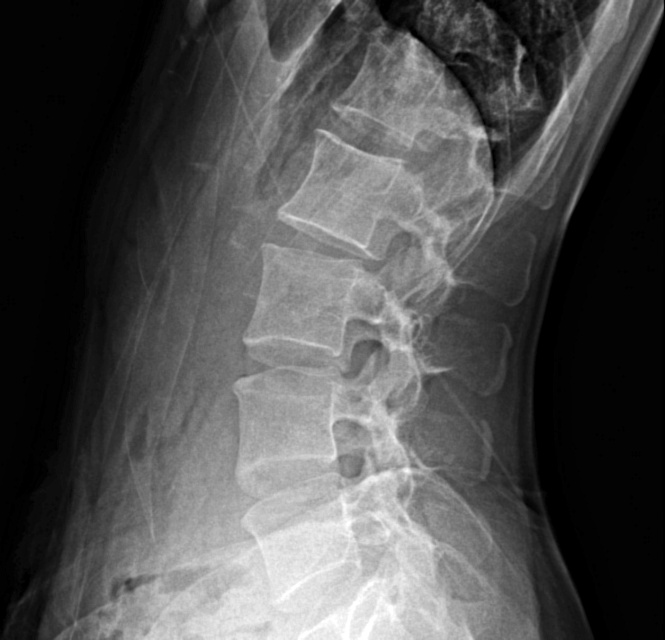
#> input picture images/0026-F-029Y1.jpg, 665 x 640 px
$ python -i dct_denoise.py   (imports and definitions only)   (older library calls are emulated)
#> lines starting #> are read from the running program, lines starting #| are printed output that depends on the picture
import streamlit as st
import numpy as np
import cv2

# [1 line not run here, left out]

# --- ВСПОМОГАТЕЛЬНЫЕ ФУНКЦИИ ---


# [38 lines left out: functions to_uint8_display, safe_load_opencv, apply_multipass_clahe, not called in this run]


def apply_progressive_hole_filling(img, max_k=5):
    """
    Прогрессивное заполнение (3, 4, 5, 6...).
    Применяется ДО CLAHE, чтобы восстановить структуру.
    """
    result = img.copy()

    # Идем с шагом 1 (3, 4, 5...)
    for k in range(3, max_k + 1):
        # 1. Создаем ядра
        ring_kernel = np.ones((k, k), np.uint8)
        inner_pad = 1
        ring_kernel[inner_pad:-inner_pad, inner_pad:-inner_pad] = 0

        inner_kernel = np.zeros((k, k), np.uint8)
        inner_kernel[inner_pad:-inner_pad, inner_pad:-inner_pad] = 1

        # 2. Вычисляем экстремумы
        min_ring = cv2.erode(result, ring_kernel)
        max_ring = cv2.dilate(result, ring_kernel)
        max_inner = cv2.dilate(result, inner_kernel)
        min_inner = cv2.erode(result, inner_kernel)

        # 3. Логика
        # Яма: Вся внутренность ниже минимума забора
        is_pit = max_inner < min_ring
        result[is_pit] = min_ring[is_pit]

        # Холм: Вся внутренность выше максимума забора
        is_hill = min_inner > max_ring
        result[is_hill] = max_ring[is_hill]

    return result


# --- ЯДРО ОБРАБОТКИ ---


# [104 lines left out: function process_pipeline, not called in this run]


# --- ИНТЕРФЕЙС ---

# [126 lines not run here, left out]

>>> import cv2
>>> picture = cv2.imread('../images/0026-F-029Y1.jpg')
#> picture is the input picture: shape (640, 665, 3); min 0, max 255, mean 79.8
>>> result = apply_progressive_hole_filling(picture)
#> the loop in apply_progressive_hole_filling, `for k in range(3, max_k + 1):` made 3 passes
#> pass 1, in apply_progressive_hole_filling, `is_pit = max_inner < min_ring`:
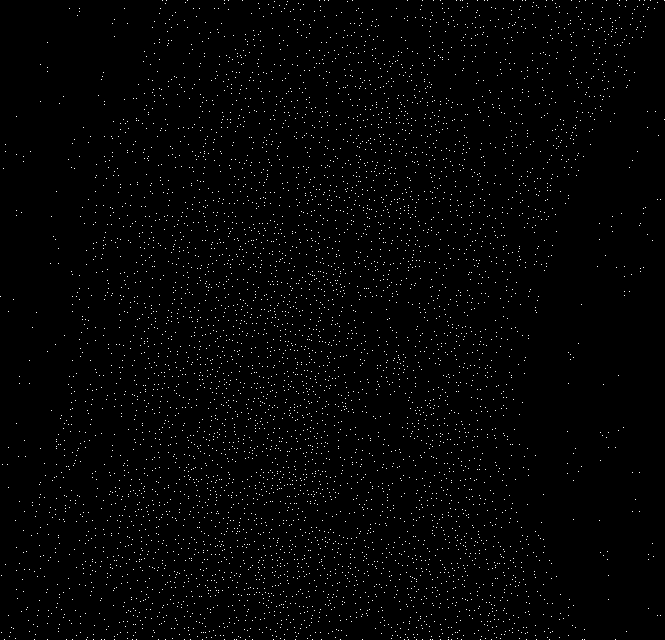
#> is_pit: shape (640, 665, 3) bool; 1.4% white in thin lines or dots
#> pass 1, in apply_progressive_hole_filling, `is_hill = min_inner > max_ring`:
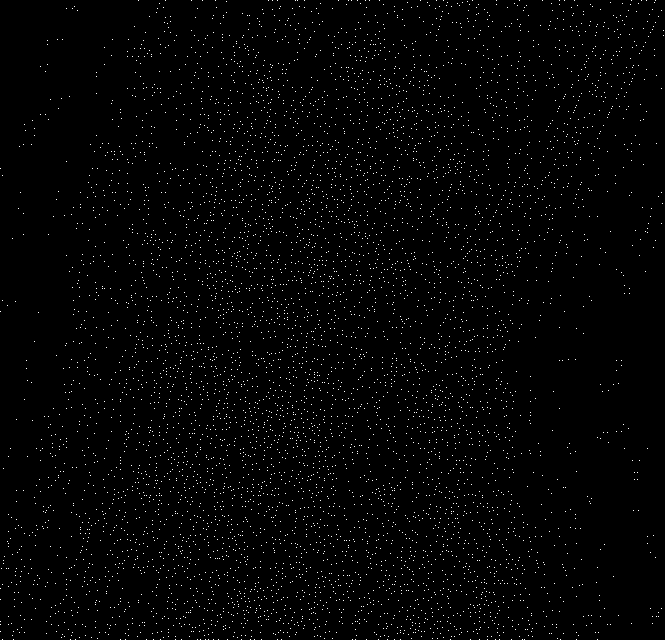
#> is_hill: shape (640, 665, 3) bool; 1.5% white in thin lines or dots

$ run again, on images/train_batch0.jpg
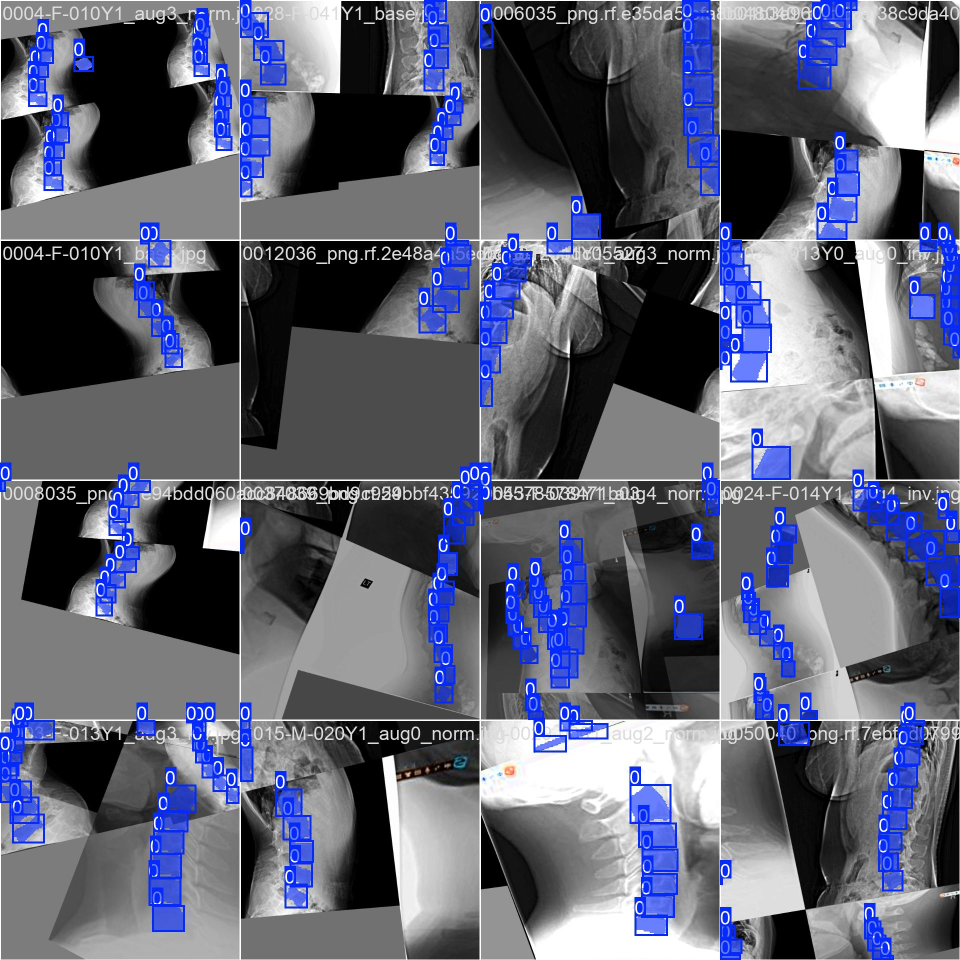
#> input picture images/train_batch0.jpg, 1920 x 1920 px (shown at 1/2 size)
#> picture is the input picture: shape (1920, 1920, 3); mean B, G, R 116.9, 98, 94.7
#> the loop in apply_progressive_hole_filling, `for k in range(3, max_k + 1):` made 3 passes
#> pass 1, in apply_progressive_hole_filling, `max_ring = cv2.dilate(result, ring_kernel)`:
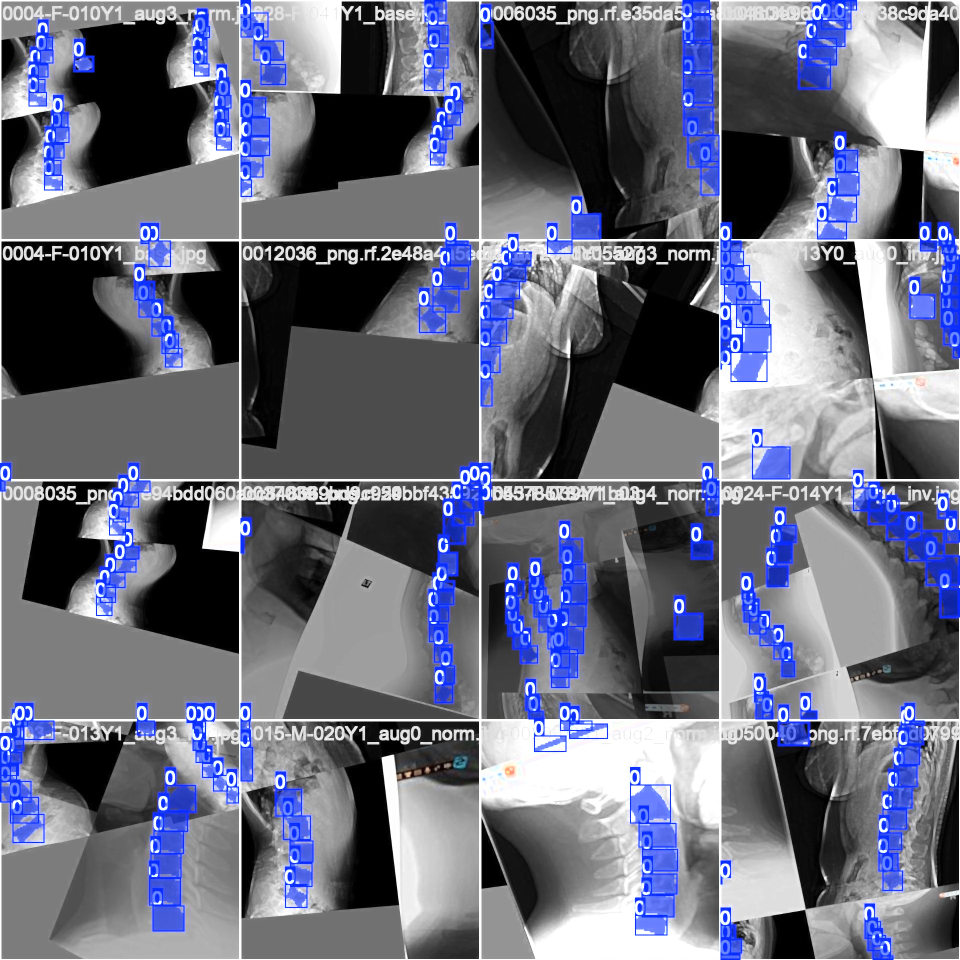
#> max_ring: shape (1920, 1920, 3) (shown at 1/2 size); mean B, G, R 125.5, 107.6, 104.6
#> pass 1, in apply_progressive_hole_filling, `is_pit = max_inner < min_ring`:
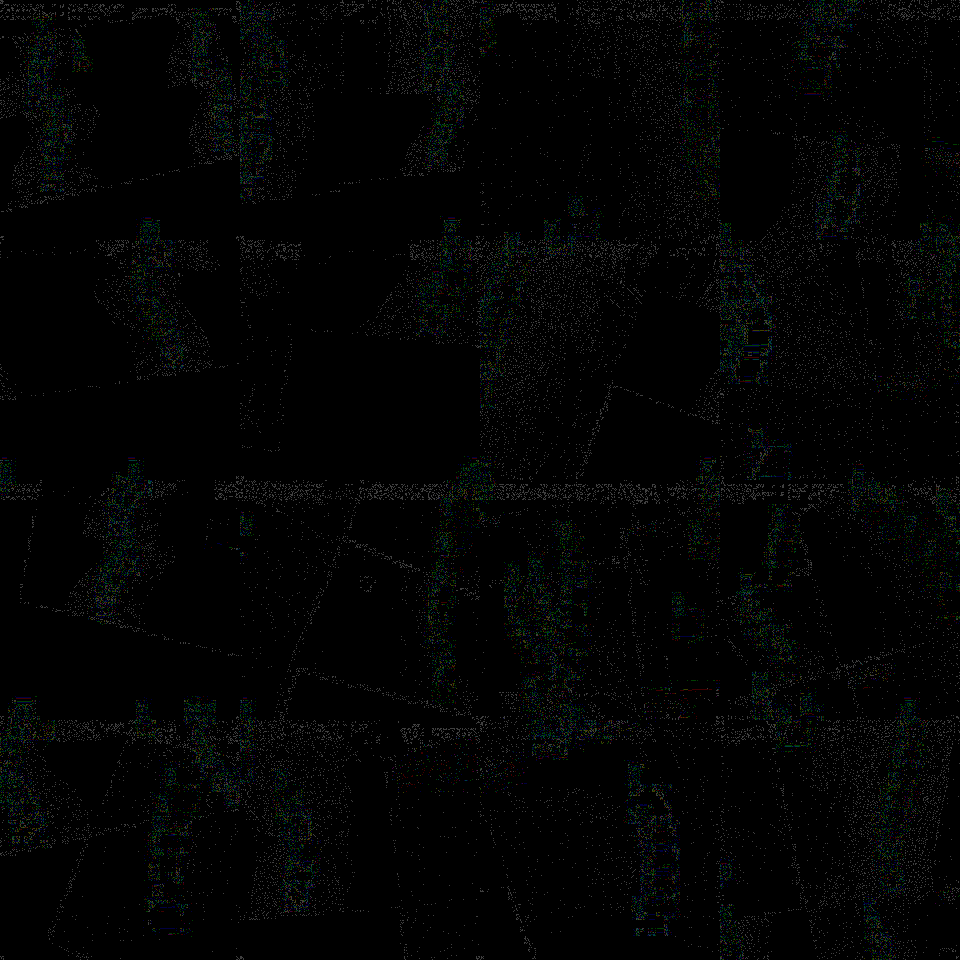
#> is_pit: shape (1920, 1920, 3) bool (shown at 1/2 size); mean B, G, R 0.0128, 0.0137, 0.011

$ run again, on images/train_batch1.jpg
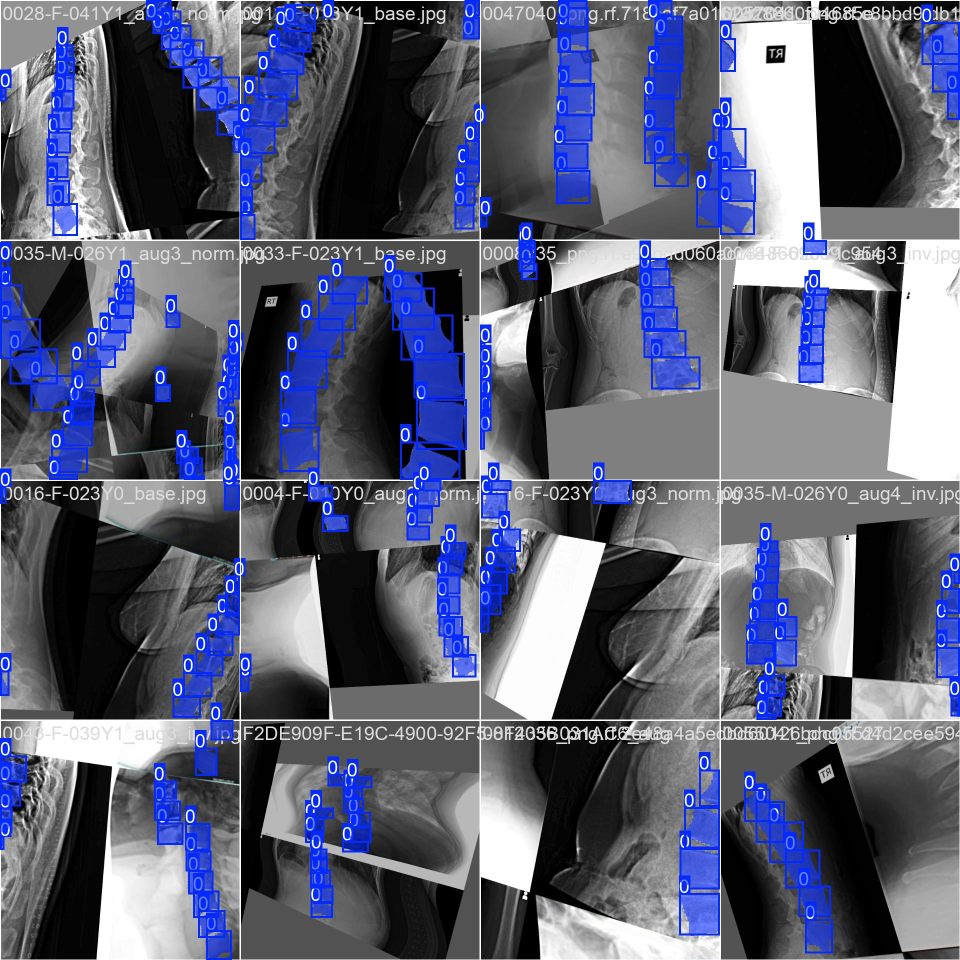
#> input picture images/train_batch1.jpg, 1920 x 1920 px (shown at 1/2 size)
#> picture is the input picture: shape (1920, 1920, 3); mean B, G, R 118.2, 95.4, 91.3
#> the loop in apply_progressive_hole_filling, `for k in range(3, max_k + 1):` made 3 passes
#> pass 1, in apply_progressive_hole_filling, `max_ring = cv2.dilate(result, ring_kernel)`:
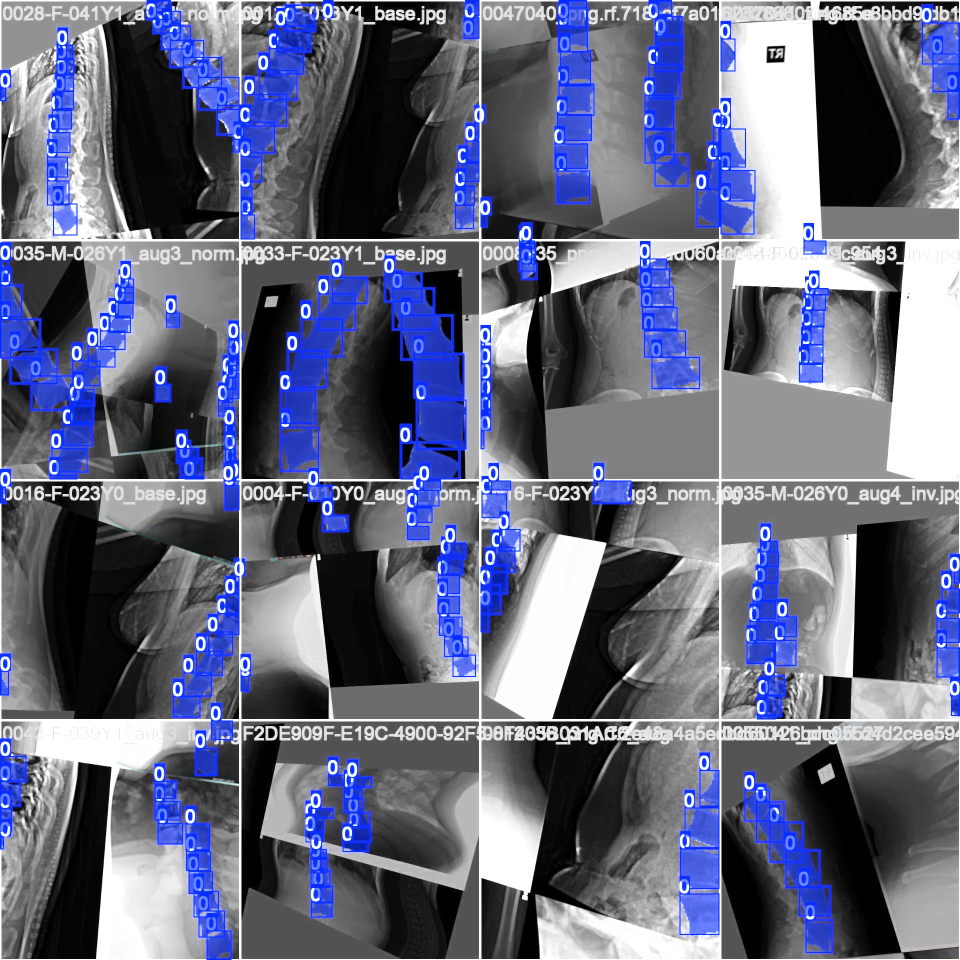
#> max_ring: shape (1920, 1920, 3) (shown at 1/2 size); mean B, G, R 127.9, 105.2, 101.5
#> pass 1, in apply_progressive_hole_filling, `is_pit = max_inner < min_ring`:
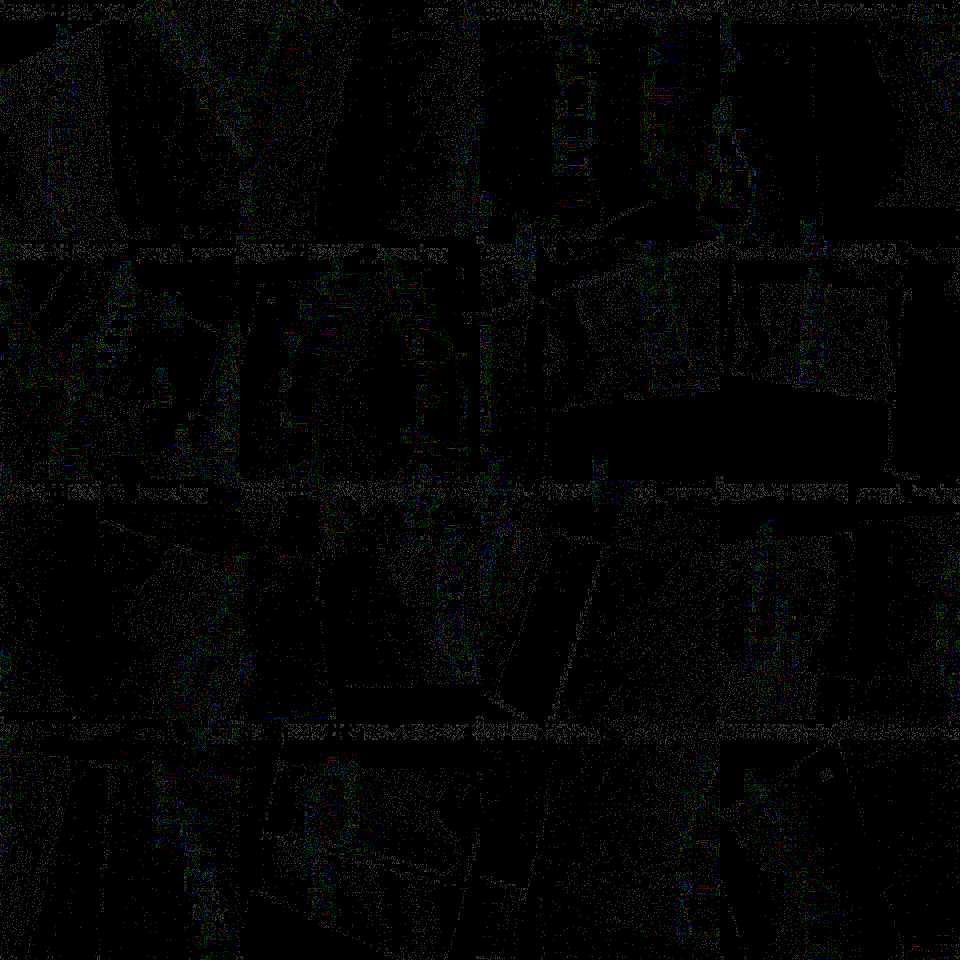
#> is_pit: shape (1920, 1920, 3) bool (shown at 1/2 size); mean B, G, R 0.0139, 0.0153, 0.0126

$ run again, on images/train_batch2.jpg
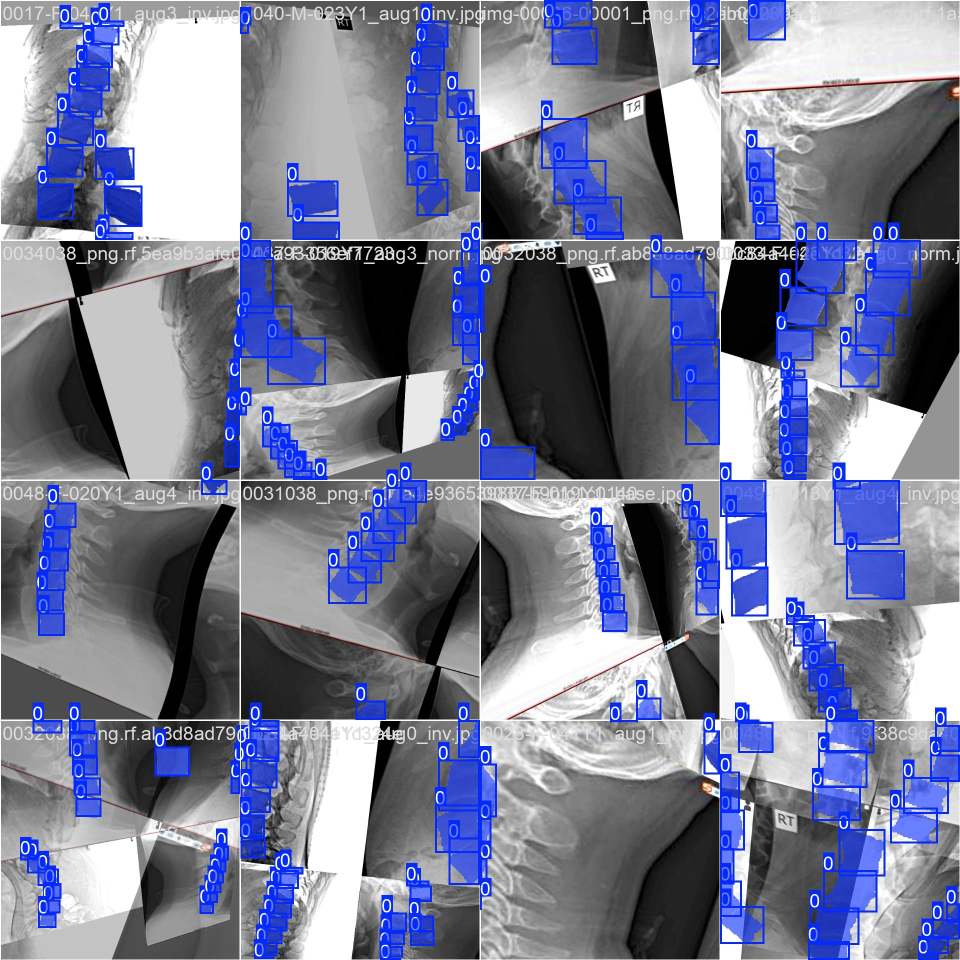
#> input picture images/train_batch2.jpg, 1920 x 1920 px (shown at 1/2 size)
#> picture is the input picture: shape (1920, 1920, 3); mean B, G, R 151.2, 124.9, 120.4
#> the loop in apply_progressive_hole_filling, `for k in range(3, max_k + 1):` made 3 passes
#> pass 1, in apply_progressive_hole_filling, `max_ring = cv2.dilate(result, ring_kernel)`:
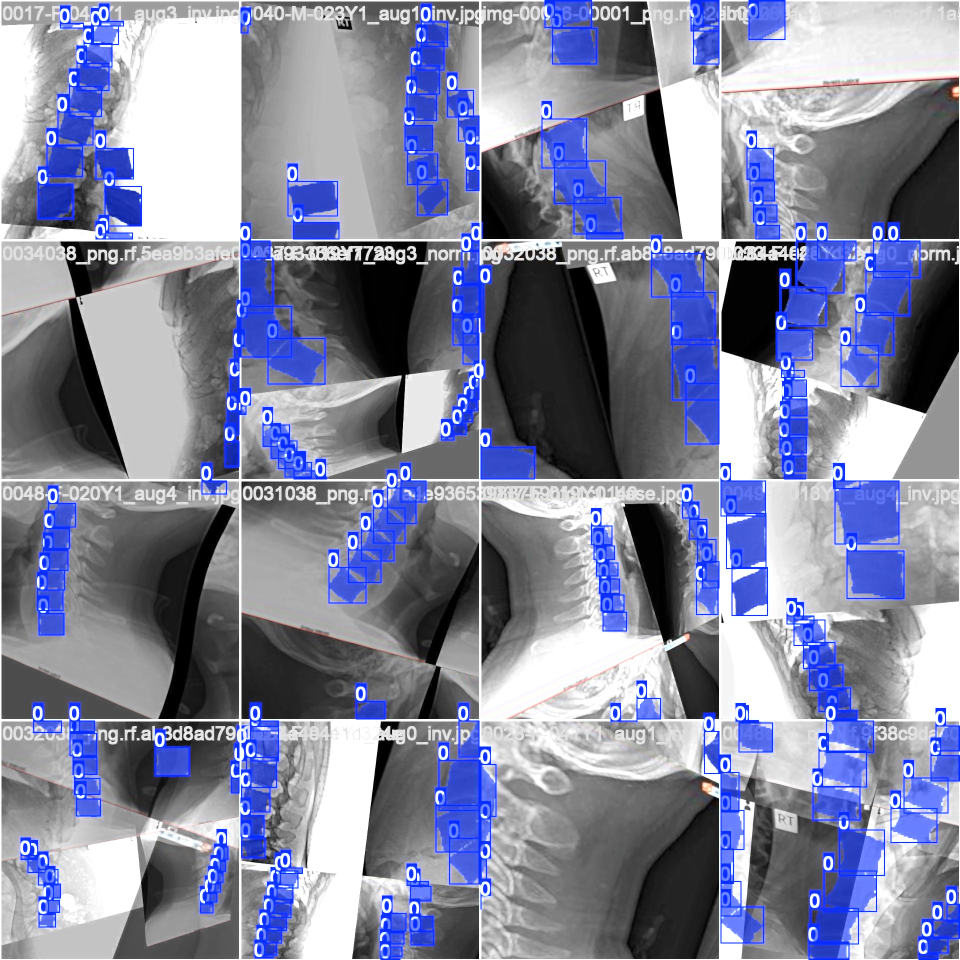
#> max_ring: shape (1920, 1920, 3) (shown at 1/2 size); mean B, G, R 159.8, 134.4, 130.4
#> pass 1, in apply_progressive_hole_filling, `is_pit = max_inner < min_ring`:
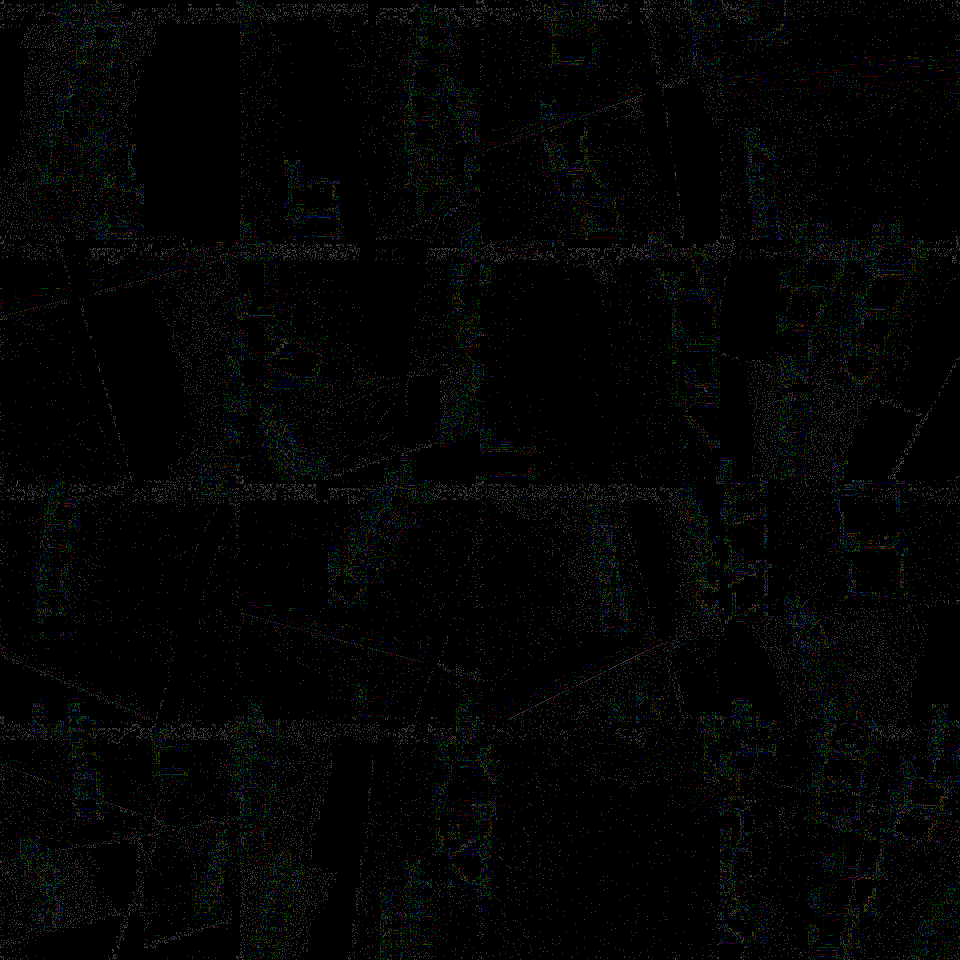
#> is_pit: shape (1920, 1920, 3) bool (shown at 1/2 size); mean B, G, R 0.0141, 0.0148, 0.012
